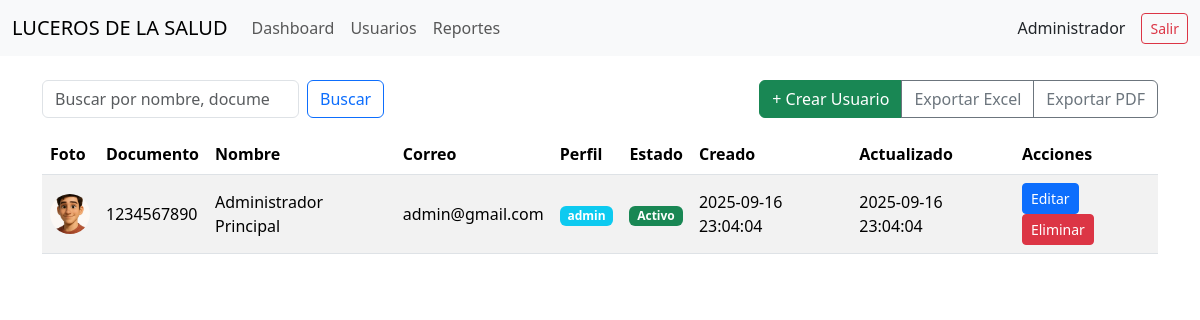
/lds-app/admin/users.php (signed in), run on an earlier commit of the app's database.
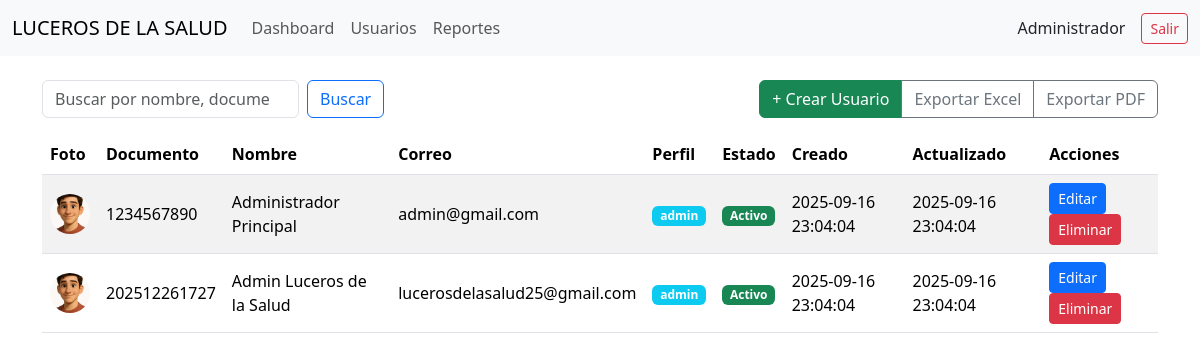
And on a later commit of the database.
### tables this page shows
CREATE TABLE IF NOT EXISTS users (
  id INT AUTO_INCREMENT PRIMARY KEY,
  documento VARCHAR(50) UNIQUE NOT NULL,
  nombre VARCHAR(100) NOT NULL,
  apellido VARCHAR(100) NOT NULL,
  correo VARCHAR(160) NOT NULL,
  password VARCHAR(255) NOT NULL,
  perfil ENUM('admin','usuario') NOT NULL DEFAULT 'usuario',
  estado ENUM('Activo','Inactivo') NOT NULL DEFAULT 'Activo',
  fecha_nacimiento DATE NULL,
  edad INT NULL,
  foto VARCHAR(255) NULL,
  created_at DATETIME NOT NULL DEFAULT CURRENT_TIMESTAMP,
  updated_at DATETIME NOT NULL DEFAULT CURRENT_TIMESTAMP ON UPDATE CURRENT_TIMESTAMP
);

### lds-app/config.php (called while the page is built, shortened)
<?php
function is_logged_in()
    {
        return isset($_SESSION['user']);
    }
function is_admin()
    {
        return is_logged_in() && $_SESSION['user']['perfil'] === 'admin';
    }
function h($s)
    {
        return htmlspecialchars($s ?? '', ENT_QUOTES, 'UTF-8');
    }
?>

### lds-app/admin/users.php (the view, shortened to what this page needs)
<?php require_once __DIR__ . '/../partials/header.php'; ?>
<div class="d-flex justify-content-between align-items-center mb-3">
  <form class="d-flex" method="get">
    <input class="form-control me-2" type="search" name="q" placeholder="Buscar por nombre, documento o correo" value="<?php echo h($_GET['q'] ?? ''); ?>">
    <button class="btn btn-outline-primary">Buscar</button>
  </form>
  <div class="btn-group">
    <a class="btn btn-success" href="../admin/user_form.php">+ Crear Usuario</a>
    <a class="btn btn-outline-secondary" href="../export/export_excel.php">Exportar Excel</a>
    <a class="btn btn-outline-secondary" href="../export/export_pdf.php">Exportar PDF</a>
  </div>
</div>
<?php
$q = trim($_GET['q'] ?? '');
$sql = "SELECT * FROM users";
if ($q !== '') {
  $sql .= " WHERE nombre LIKE CONCAT('%',?,'%') OR apellido LIKE CONCAT('%',?,'%') OR documento LIKE CONCAT('%',?,'%') OR correo LIKE CONCAT('%',?,'%')";
  $stmt = $mysqli->prepare($sql);
  $stmt->bind_param('ssss', $q,$q,$q,$q);
  $stmt->execute();
  $res = $stmt->get_result();
} else {
  $res = $mysqli->query($sql . " ORDER BY created_at DESC");
}
?>
<div class="table-responsive">
<table class="table table-striped table-hover align-middle">
  <thead><tr>
    <th>Foto</th><th>Documento</th><th>Nombre</th><th>Correo</th><th>Perfil</th><th>Estado</th><th>Creado</th><th>Actualizado</th><th>Acciones</th>
  </tr></thead>
  <tbody>
  <?php while($u = $res->fetch_assoc()): ?>
    <tr>
      <td><?php if($u['foto']): ?><img src="<?php echo '../Uploads/images/' . h($u['foto']); ?>" style="width:40px;height:40px;object-fit:cover;border-radius:50%"><?php endif; ?></td>
      <td><?php echo h($u['documento']); ?></td>
      <td><?php echo h($u['nombre'] . ' ' . $u['apellido']); ?></td>
      <td><?php echo h($u['correo']); ?></td>
      <td><span class="badge bg-info"><?php echo h($u['perfil']); ?></span></td>
      <td><span class="badge <?php echo $u['estado']=='Activo'?'bg-success':'bg-secondary'; ?>"><?php echo h($u['estado']); ?></span></td>
      <td><?php echo h($u['created_at']); ?></td>
      <td><?php echo h($u['updated_at']); ?></td>
      <td>
        <a class="btn btn-sm btn-primary" href="../admin/user_form.php?id=<?php echo $u['id']; ?>">Editar</a>
        <a class="btn btn-sm btn-danger" href="../admin/user_delete.php?id=<?php echo $u['id']; ?>" onclick="return confirm('¿Eliminar usuario?')">Eliminar</a>
      </td>
    </tr>
  <?php endwhile; ?>
  </tbody>
</table>
</div>
<?php require_once __DIR__ . '/../partials/footer.php'; ?>

### lds-app/partials/header.php (shortened to what this page needs)
<?php require_once __DIR__ . '/../config.php'; ?>
<!doctype html>
<html lang="es">
<head>
  <link href="https://cdn.jsdelivr.net/npm/bootstrap@5.3.3/dist/css/bootstrap.min.css" rel="stylesheet">
</head>
<body>
<nav class="navbar navbar-expand-lg bg-body-tertiary">
  <div class="container-fluid">
    <a class="navbar-brand" href="#">LUCEROS DE LA SALUD</a>
    <div class="collapse navbar-collapse" id="nav">
      <ul class="navbar-nav me-auto">
        <?php if (is_admin()): ?>
          <li class="nav-item"><a class="nav-link" href="../admin/dashboard.php">Dashboard</a></li>
          <li class="nav-item"><a class="nav-link" href="../admin/users.php">Usuarios</a></li>
          <li class="nav-item"><a class="nav-link" href="../admin/reportes.php">Reportes</a></li>
        <?php else: ?>
          <li class="nav-item"><a class="nav-link" href="../user/dashboard.php">Dashboard</a></li>
          <li class="nav-item"><a class="nav-link" href="../user/users.php">Usuarios</a></li>
        <?php endif; ?>
      </ul>
      <div class="d-flex align-items-center">
        <span class="me-3"><?php echo h($_SESSION['user']['nombre'] ?? ''); ?></span>
        <a class="btn btn-outline-danger btn-sm" href="../auth/logout.php">Salir</a>
      </div>
    </div>
  </div>
</nav>
<div class="container my-4">

### lds-app/partials/footer.php (shortened to what this page needs)
</div>
</body>
</html>

What changed in the data, as far as the page shows it:
added users: foto (picture), documento "202512261727", nombre+apellido "Admin Luceros de la Salud", correo "lucerosdelasalud25@gmail.com", perfil "admin", estado "Activo", created_at "2025-09-16 23:04:04", updated_at "2025-09-16 23:04:04"
